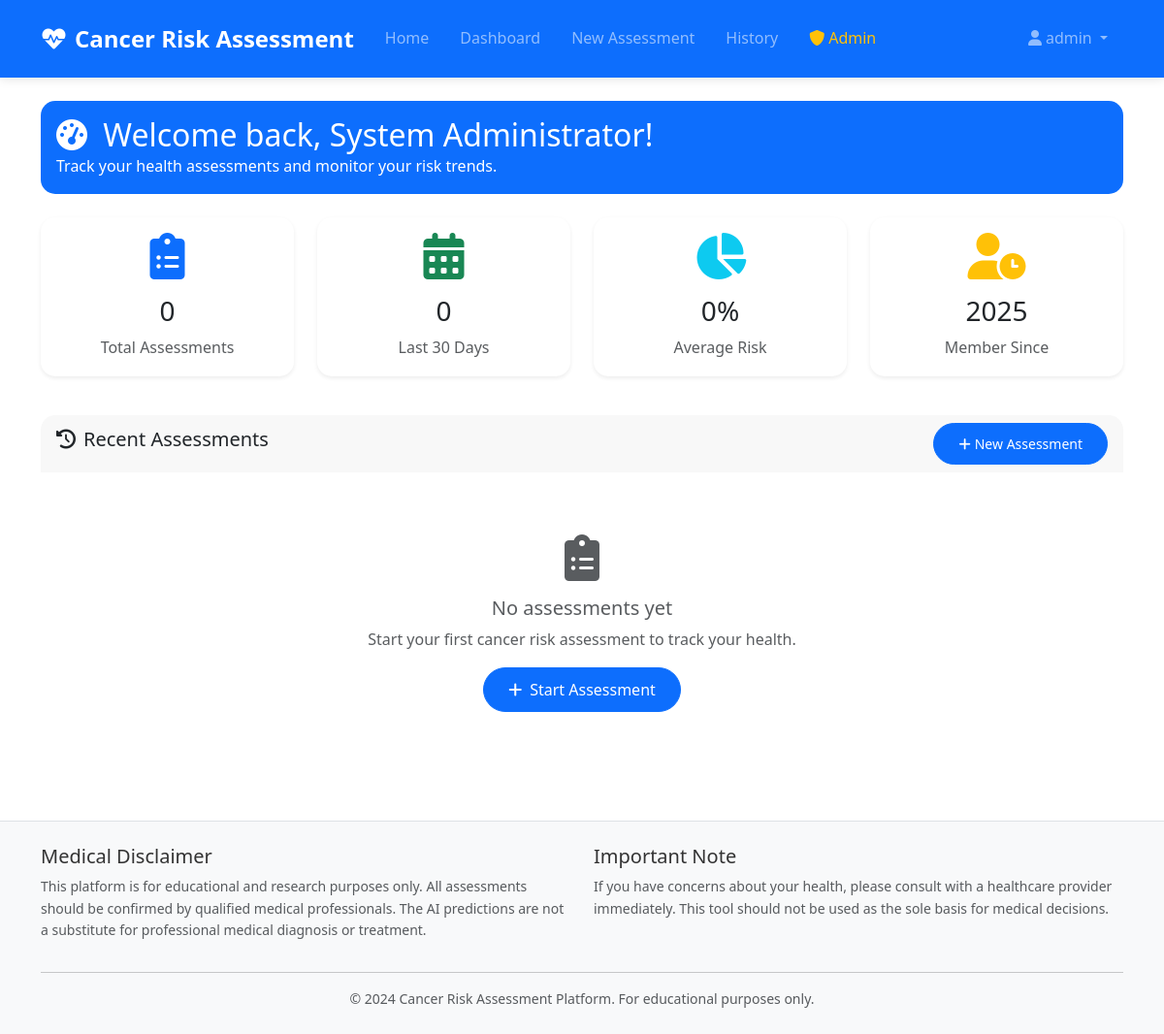
The page /dashboard/ (signed in) on the database as committed earlier.
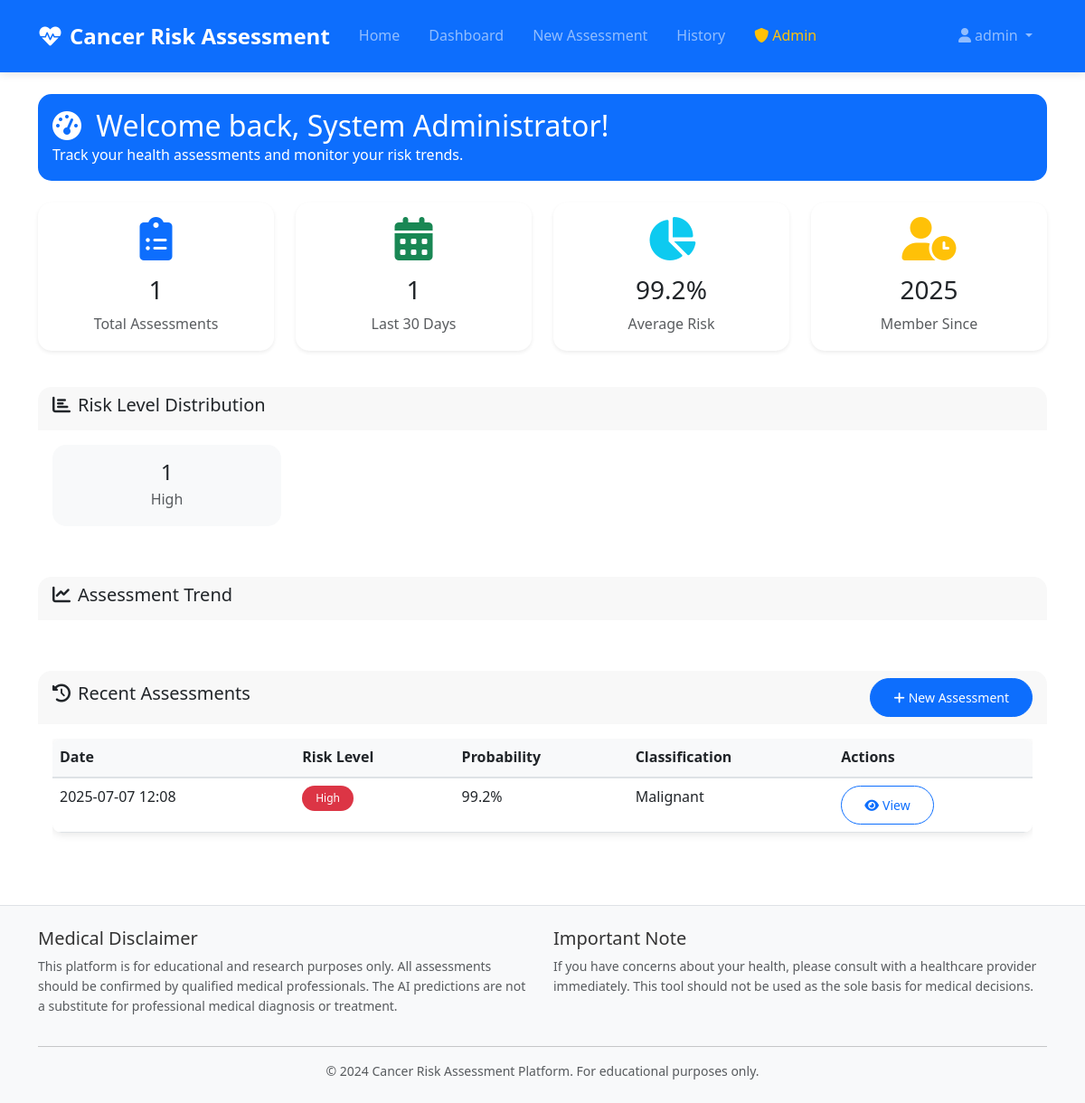
The same page on the database as committed later.
### CancerRiskChecker/models/assessment.py (models this page shows, shortened)
class Assessment(db.Model):
    __tablename__ = 'assessments'
    id = db.Column(db.Integer, primary_key=True)
    user_id = db.Column(db.Integer, db.ForeignKey('users.id'), nullable=False, index=True)
    timestamp = db.Column(db.DateTime, default=datetime.utcnow, nullable=False, index=True)
    radius_mean = db.Column(db.Float, nullable=False)
    texture_mean = db.Column(db.Float, nullable=False)
    perimeter_mean = db.Column(db.Float, nullable=False)
    area_mean = db.Column(db.Float, nullable=False)
    concave_points_mean = db.Column(db.Float, nullable=False)
    symmetry_mean = db.Column(db.Float, nullable=False)
    prediction_probability = db.Column(db.Float, nullable=False)
    prediction_class = db.Column(db.Integer, nullable=False)  # 0 for benign, 1 for malignant
    risk_level = db.Column(db.String(20), nullable=False, index=True)  # Very Low, Low, Moderate, High
    model_version = db.Column(db.String(50), default='1.0', nullable=False)
    processing_time = db.Column(db.Float, nullable=True)  # Time taken for prediction
    @property
    def prediction_text(self):
        return 'Malignant' if self.prediction_class == 1 else 'Benign'
    @property
    def probability_percentage(self):
        return round(self.prediction_probability * 100, 1)
    @property
    def risk_color(self):
        risk_colors = {
            'Very Low': 'success',
            'Low': 'primary',
            'Moderate': 'warning',
            'High': 'danger'
        }
        return risk_colors.get(self.risk_level, 'secondary')

### CancerRiskChecker/blueprints/dashboard.py (the view)
@dashboard_bp.route('/')
@login_required
def index():
    from ..models.assessment import Assessment
    from ..app import db
    recent_assessments = current_user.get_recent_assessments(limit=10)
    total_assessments = current_user.total_assessments
    risk_distribution = current_user.get_risk_distribution()
    last_30_days = datetime.utcnow() - timedelta(days=30)
    recent_count = Assessment.query.filter(
        Assessment.user_id == current_user.id,
        Assessment.timestamp >= last_30_days
    ).count()
    avg_risk = db.session.query(
        db.func.avg(Assessment.prediction_probability)
    ).filter_by(user_id=current_user.id).scalar()
    avg_risk = round(avg_risk * 100, 1) if avg_risk else 0
    trend_chart = None
    if recent_assessments:
        trend_chart = create_trend_chart(recent_assessments)
    stats = {
        'total_assessments': total_assessments,
        'recent_count': recent_count,
        'avg_risk': avg_risk,
        'risk_distribution': dict(risk_distribution) if risk_distribution else {}
    }
    return render_template('dashboard/index.html',
                         recent_assessments=recent_assessments,
                         stats=stats,
                         trend_chart=trend_chart)

### CancerRiskChecker/models/user.py (called while the page is built)
    def get_recent_assessments(self, limit=10):
        return self.assessments.order_by(
            db.desc('timestamp')
        ).limit(limit).all()

    def get_risk_distribution(self):
        from ..models.assessment import Assessment
        return db.session.query(
            Assessment.risk_level,
            db.func.count(Assessment.id).label('count')
        ).filter_by(user_id=self.id).group_by(Assessment.risk_level).all()

### CancerRiskChecker/templates/dashboard/index.html (shortened to what the changed rows need)
{% extends "base.html" %}
{% block content %}
<div class="container my-4">
    <div class="row mb-4">
        <div class="col-12">
            <div class="card bg-primary text-white">
                <div class="card-body">
                    <h2 class="mb-0">
                        <i class="fas fa-tachometer-alt me-2"></i>
                        Welcome back, {{ current_user.full_name or current_user.username }}!
                    </h2>
                </div>
            </div>
        </div>
    </div>
    <div class="row mb-4">
        <div class="col-md-3 mb-3">
            <div class="card h-100 shadow-sm">
                <div class="card-body text-center">
                    <i class="fas fa-clipboard-list fa-3x text-primary mb-3"></i>
                    <h3 class="card-title">{{ stats.total_assessments }}</h3>
                    <p class="card-text text-muted">Total Assessments</p>
                </div>
            </div>
        </div>
        <div class="col-md-3 mb-3">
            <div class="card h-100 shadow-sm">
                <div class="card-body text-center">
                    <i class="fas fa-calendar-alt fa-3x text-success mb-3"></i>
                    <h3 class="card-title">{{ stats.recent_count }}</h3>
                    <p class="card-text text-muted">Last 30 Days</p>
                </div>
            </div>
        </div>
        <div class="col-md-3 mb-3">
            <div class="card h-100 shadow-sm">
                <div class="card-body text-center">
                    <i class="fas fa-chart-pie fa-3x text-info mb-3"></i>
                    <h3 class="card-title">{{ stats.avg_risk }}%</h3>
                    <p class="card-text text-muted">Average Risk</p>
                </div>
            </div>
        </div>
    </div>
    {% if stats.risk_distribution %}
    <div class="row mb-4">
        <div class="col-12">
            <div class="card">
                <div class="card-header">
                    <h5><i class="fas fa-chart-bar me-2"></i>Risk Level Distribution</h5>
                </div>
                <div class="card-body">
                    <div class="row">
                        {% for risk_level, count in stats.risk_distribution.items() %}
                        <div class="col-md-3 mb-3">
                            <div class="card border-0 bg-light">
                                <div class="card-body text-center">
                                    <h4 class="mb-1">{{ count }}</h4>
                                    <p class="text-muted mb-0">{{ risk_level }}</p>
                                </div>
                            </div>
                        </div>
                        {% endfor %}
                    </div>
                </div>
            </div>
        </div>
    </div>
    {% endif %}
    {% if trend_chart %}
    <div class="row mb-4">
        <div class="col-12">
            <div class="card">
                <div class="card-header">
                    <h5><i class="fas fa-chart-line me-2"></i>Assessment Trend</h5>
                </div>
                <div class="card-body">
                </div>
            </div>
        </div>
    </div>
    {% endif %}
    <div class="row">
        <div class="col-12">
            <div class="card">
                <div class="card-body">
                    {% if recent_assessments %}
                    <div class="table-responsive">
                        <table class="table table-hover">
                            <thead>
                                <tr>
                                    <th>Date</th>
                                    <th>Risk Level</th>
                                    <th>Probability</th>
                                    <th>Classification</th>
                                    <th>Actions</th>
                                </tr>
                            </thead>
                            <tbody>
                                {% for assessment in recent_assessments %}
                                <tr>
                                    <td>{{ assessment.timestamp.strftime('%Y-%m-%d %H:%M') }}</td>
                                    <td>
                                        <span class="badge bg-{{ assessment.risk_color }}">
                                            {{ assessment.risk_level }}
                                        </span>
                                    </td>
                                    <td>{{ assessment.probability_percentage }}%</td>
                                    <td>{{ assessment.prediction_text }}</td>
                                    <td>
                                        <a href="{{ url_for('assessment.result', assessment_id=assessment.id) }}"
                                           class="btn btn-sm btn-outline-primary">
                                            <i class="fas fa-eye me-1"></i>View
                                        </a>
                                    </td>
                                </tr>
                                {% endfor %}
                            </tbody>
                        </table>
                    </div>
                    {% else %}
                    <div class="text-center py-5">
                        <i class="fas fa-clipboard-list fa-3x text-muted mb-3"></i>
                        <h5 class="text-muted">No assessments yet</h5>
                        <p class="text-muted">Start your first cancer risk assessment to track your health.</p>
                        <a href="{{ url_for('assessment.index') }}" class="btn btn-primary">
                            <i class="fas fa-plus me-2"></i>Start Assessment
                        </a>
                    </div>
                    {% endif %}
                </div>
            </div>
        </div>
    </div>
</div>
{% endblock %}

Rows that differ between the two databases and show on the page:
now on this page (row edited): Assessment: count "1", risk_level "High", timestamp "2025-07-07 12:08", probability_percentage "99.2", prediction_text "Malignant"
Other text that changed with them:
{{ stats.total_assessments }}: "0" → "1"
{{ stats.recent_count }}: "0" → "1"
{{ stats.avg_risk }}: "0" → "99.2"
text no longer shown: "No assessments yet Start your first cancer risk assessment to track your health. Start Assessment"
text now shown: "Risk Level Distribution Assessment Trend Date Risk Level Probability Classification Actions"
